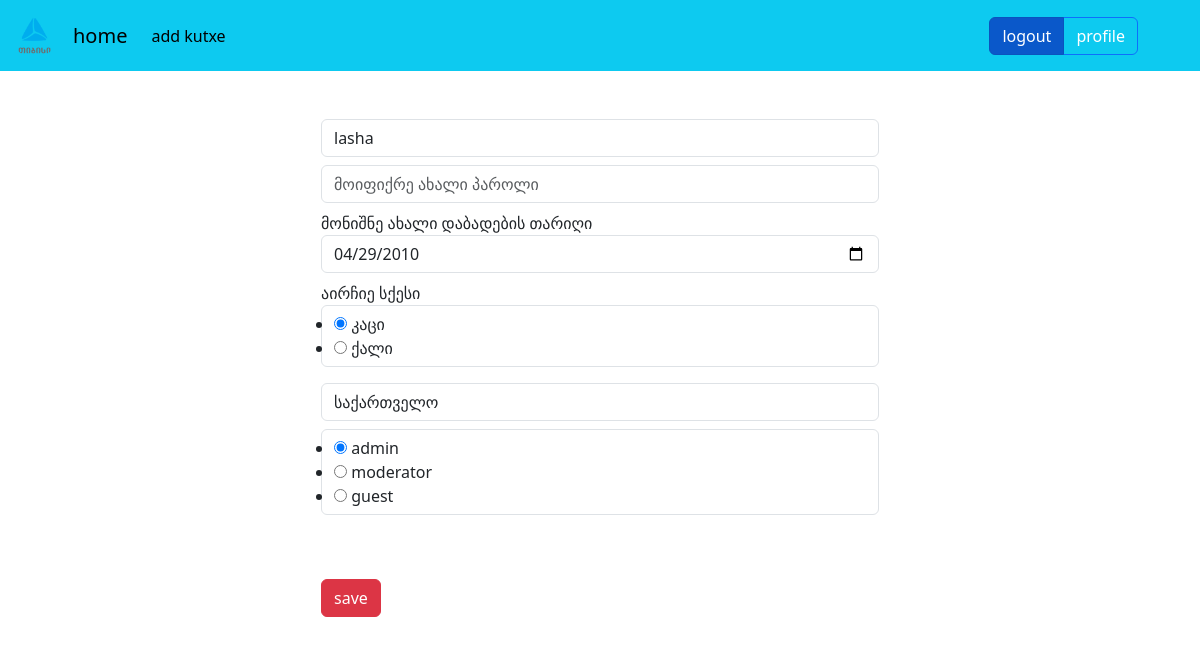
Page /profile/1 (signed in) on the committed database.
### models.py (models this page shows, shortened)
class Reg(db.Model, UserMixin) :
    __tablename__ ="Regs"
    id = db.Column(db.Integer, primary_key=True)
    name = db.Column(db.String, unique=True)
    password = db.Column(db.String)
    birthday = db.Column(db.Date)
    gender = db.Column(db.String)
    country = db.Column(db.String)
    role =  db.Column(db.String)

### routes.py (the view, shortened to what this page needs)
@app.route("/profile/<int:profile_id>", methods=["Get", "Post"])
def edit_profile(profile_id):
    user = Reg.query.get(profile_id)
    form = EditRegisterForm(name=user.name,
                        password=user.password,
                        gender=user.gender,
                        birthday=user.birthday,
                        country=user.country,
                        role=user.role)
    return render_template("edit_profile.html", form=form)

### forms.py
class EditRegisterForm(FlaskForm) :
    name = StringField( "აირჩიე სახელი", validators=[DataRequired()])
    password = PasswordField("მოიფიქრე ახალი პაროლი", validators=[DataRequired()])
    birthday = DateField("მონიშნე  ახალი დაბადების თარიღი")
    gender = RadioField("აირჩიე სქესი", choices = [("კაცი", "კაცი"), ("ქალი", "ქალი")])
    country = SelectField("აირჩიე ქვეყანა", choices = [ ("საქართველო", "საქართველო"), ("ამერიკა", "ამერიკა"),("ესპანეთი", "ესპანეთი"),("საფრანგეთი",  "საფრანგეთი"),("გერმანია", "გერმანია"), ("რუსეთი", "რუსეთი"), ("სხვა", "სხვა")] )
    role = RadioField("აირჩიე როლი" , choices=["admin", "moderator", "guest" ])
    submits = SubmitField("save")

### models.py (called while the page is built)
@login_manager.user_loader
def load_user(user_id) :
    return Reg.query.get(user_id)

### templates/edit_profile.html (shortened to what this page needs)
{% extends "/base.html" %}
{% block container %}
<div class="d-flex w-50 mt-5 flex-column mx-auto">
    <form method="post" >
        {{ form.name(class="form-control mb-2" , placeholder=form.name.label.text ) }}
        {{ form.password(class="form-control mb-2" , placeholder=form.password.label.text ) }}
        {{ form.birthday.label }}
        {{ form.birthday(class="form-control mb-2" , ) }}
        {{ form.gender.label }}
        {{ form.gender(class="form-control" ) }}
        {{ form.country(class="form-control mb-2"  , placeholder=form.country.label.text ) }}
        {% if current_user.role=="admin" %}
        {{ form.role(class="form-control  " , placeholder=form.role.label.text ) }}
        {% endif %}
        {{ form.submits(class=" mt-5 btn btn-danger" ) }}
    </form>
</div>
{% endblock %}

### rows in the picture
Reg: name "lasha", birthday "04/29/2010", gender "☑ კაცი ☐ ქალი", country "საქართველო", role "☑ admin ☐ moderator ☐ guest"
